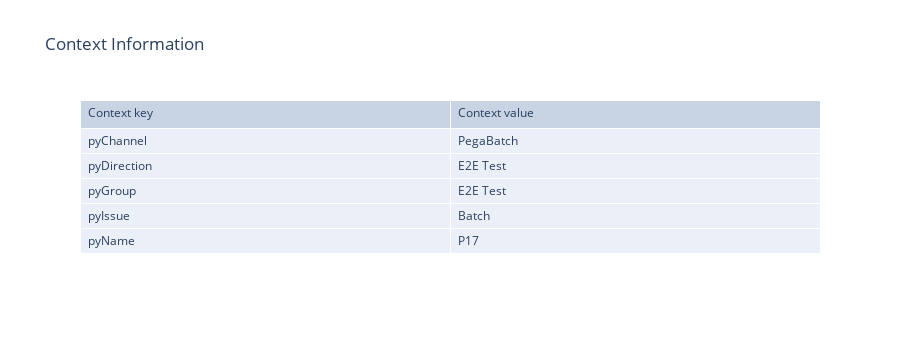
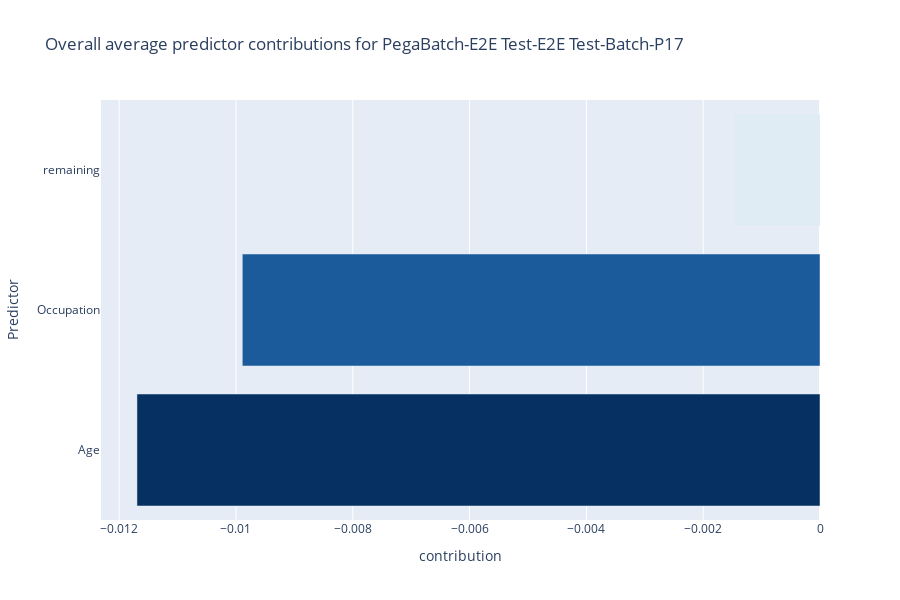
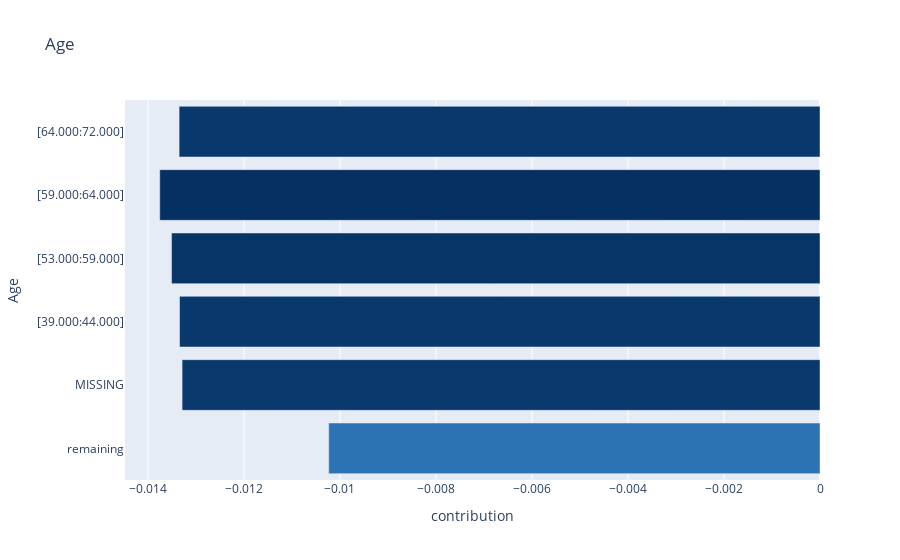
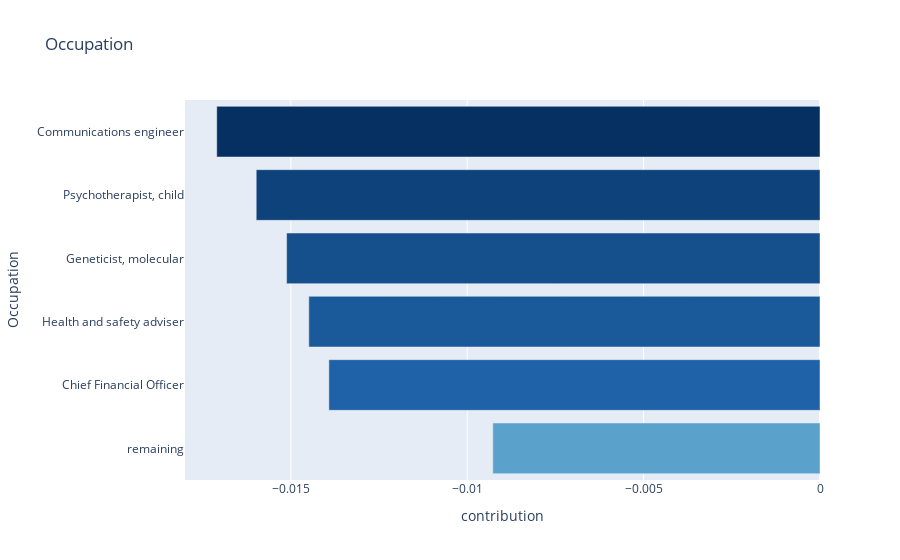

Notebook cell for these charts, in order:
### Code cell
explanations.plot.contributions(top_n=3, top_k=5)

### Figure 1 — Plotly figure (JSON) as saved in the notebook; plotly's stock layout.template omitted (floating-point values rounded to 4 significant figures)
{"data": [{"cells": {"align": "left", "height": 25, "values": [["pyChannel", "pyDirection", "pyGroup", "pyIssue", "pyName"], ["PegaBatch", "E2E Test", "E2E Test", "Batch", "P17"]]}, "header": {"align": "left", "values": ["Context key", "Context value"]}, "type": "table"}], "layout": {"height": 350, "title": {"text": "Context Information"}}}

### Figure 2 — Plotly figure (JSON) as saved in the notebook; plotly's stock layout.template omitted (floating-point values rounded to 4 significant figures)
{"data": [{"marker": {"cmid": 0, "color": [-0.01169, -0.009891, -0.001461], "colorscale": [[0, "rgb(5,48,97)"], [0.1, "rgb(33,102,172)"], [0.2, "rgb(67,147,195)"], [0.3, "rgb(146,197,222)"], [0.4, "rgb(209,229,240)"], [0.5, "rgb(247,247,247)"], [0.6, "rgb(253,219,199)"], [0.7, "rgb(244,165,130)"], [0.8, "rgb(214,96,77)"], [0.9, "rgb(178,24,43)"], [1, "rgb(103,0,31)"]]}, "orientation": "h", "type": "bar", "x": [-0.01169, -0.009891, -0.001461], "y": ["Age", "Occupation", "remaining"]}], "layout": {"height": 600, "title": {"text": "Overall average predictor contributions for PegaBatch-E2E Test-E2E Test-Batch-P17"}, "xaxis": {"title": {"text": "contribution"}}, "yaxis": {"title": {"text": "Predictor"}}}}

### Figure 3 — Plotly figure (JSON) as saved in the notebook; plotly's stock layout.template omitted (floating-point values rounded to 4 significant figures)
{"data": [{"customdata": ["NUMERIC"], "hovertemplate": "Value: %{y}<br>PredictorType: %{customdata[0]}<extra></extra>", "marker": {"cmid": 0, "color": [-0.01023, -0.01329, -0.01334, -0.01351, -0.01375, -0.01335], "colorscale": [[0, "rgb(5,48,97)"], [0.1, "rgb(33,102,172)"], [0.2, "rgb(67,147,195)"], [0.3, "rgb(146,197,222)"], [0.4, "rgb(209,229,240)"], [0.5, "rgb(247,247,247)"], [0.6, "rgb(253,219,199)"], [0.7, "rgb(244,165,130)"], [0.8, "rgb(214,96,77)"], [0.9, "rgb(178,24,43)"], [1, "rgb(103,0,31)"]]}, "orientation": "h", "type": "bar", "x": [-0.01023, -0.01329, -0.01334, -0.01351, -0.01375, -0.01335], "y": ["remaining", "MISSING", "[39.000:44.000]", "[53.000:59.000]", "[59.000:64.000]", "[64.000:72.000]"]}], "layout": {"title": {"text": "Age"}, "xaxis": {"title": {"text": "contribution"}}, "yaxis": {"title": {"text": "Age"}}}}

### Figure 4 — Plotly figure (JSON) as saved in the notebook; plotly's stock layout.template omitted (floating-point values rounded to 4 significant figures)
{"data": [{"customdata": ["SYMBOLIC"], "hovertemplate": "Value: %{y}<br>PredictorType: %{customdata[0]}<extra></extra>", "marker": {"cmid": 0, "color": [-0.009274, -0.01392, -0.01449, -0.01512, -0.01598, -0.0171], "colorscale": [[0, "rgb(5,48,97)"], [0.1, "rgb(33,102,172)"], [0.2, "rgb(67,147,195)"], [0.3, "rgb(146,197,222)"], [0.4, "rgb(209,229,240)"], [0.5, "rgb(247,247,247)"], [0.6, "rgb(253,219,199)"], [0.7, "rgb(244,165,130)"], [0.8, "rgb(214,96,77)"], [0.9, "rgb(178,24,43)"], [1, "rgb(103,0,31)"]]}, "orientation": "h", "type": "bar", "x": [-0.009274, -0.01392, -0.01449, -0.01512, -0.01598, -0.0171], "y": ["remaining", "Chief Financial Officer", "Health and safety adviser", "Geneticist, molecular", "Psychotherapist, child", "Communications engineer"]}], "layout": {"title": {"text": "Occupation"}, "xaxis": {"title": {"text": "contribution"}}, "yaxis": {"title": {"text": "Occupation"}}}}
